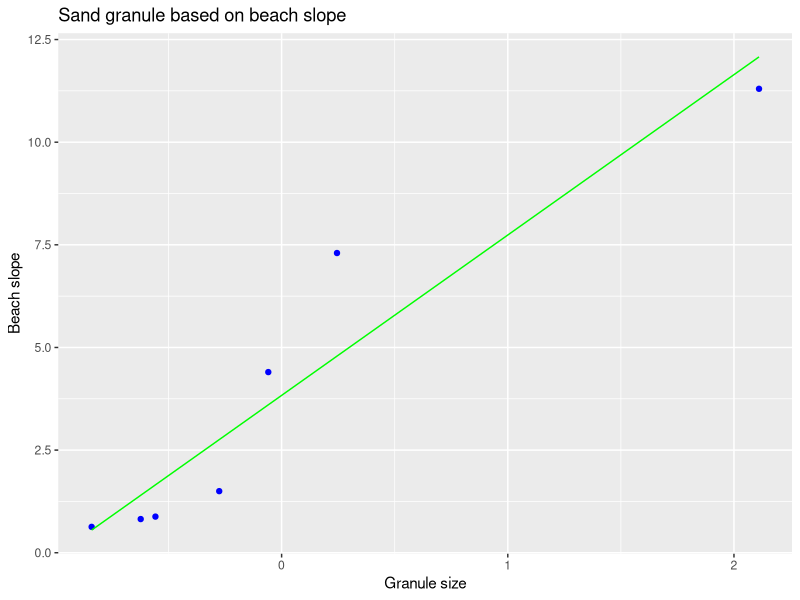

Write R code to recreate this figure.
#Import Dataset
source = read.csv('Sand_Data.csv')

#Split data
#install.packages('caTools')
library('caTools')
split = sample.split(source$Slope.of.Beach, SplitRatio = 0.23)
trainingSet = subset(source, split == FALSE )
testSet = subset(source, split == TRUE )

#Feature Scaling
trainingSet[,1] = scale(trainingSet[,1])
testSet[,1] = scale(testSet[,1])

#Linear Regression=
model = lm(formula = Slope.of.Beach ~ Diameter, data = trainingSet )

#Prediction
prediction = predict(model, newdata = testSet)

#Visualizartion
#install.packages('ggplot2')
library('ggplot2')
ggplot()+
  geom_point(aes(x=trainingSet$Diameter, y = trainingSet$Slope.of.Beach), colour ='blue') +
  geom_line(aes(x=trainingSet$Diameter, predict(model, newdata = trainingSet)), colour='green')+
  ggtitle('Sand granule based on beach slope')+
  xlab('Granule size')+
  ylab('Beach slope')
